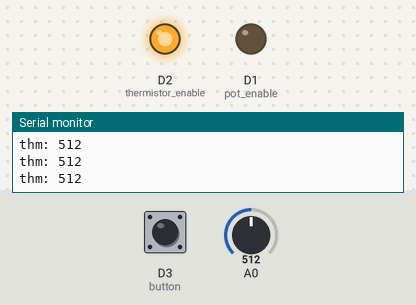
Simulated run of this sketch. Board: ESP8266 (NodeMCU). Shown: output pins drawn as LEDs (lit = HIGH), the last lines printed to the serial monitor. The inputs (shaded band) are chosen by the test bench; at power-on: D3 (button) HIGH, A0 = 512.

Above: at 1.2 s.
1.3 s: D3 (button) pulled LOW for 0.15 s
At 1.4 s:
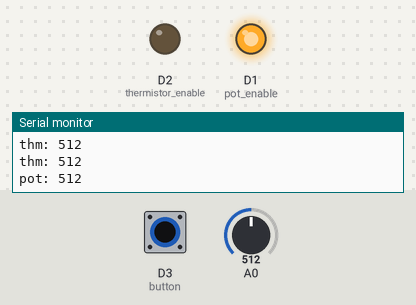
3.0 s: D3 (button) pulled LOW for 3.2 s
At 6.9 s:
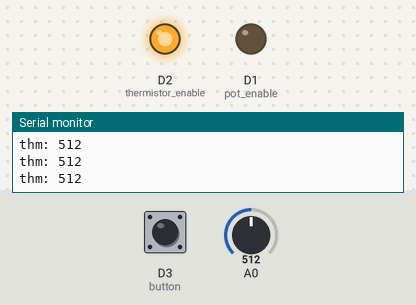
Timing chart, 0 to 8.4 s (numbered marks = the images above; inputs shaded):
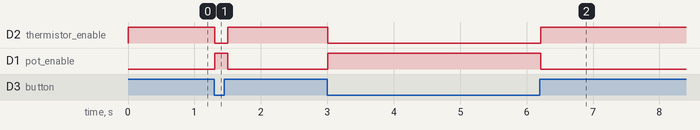

The sketch:

AnalogMultiplexTest.ino
```cpp
const unsigned int pot_enable = D1;
const unsigned int thermistor_enable = D2;
const unsigned int button = D3;

void setup() {
  Serial.begin(115200);
  pinMode(thermistor_enable, OUTPUT);
  pinMode(pot_enable, OUTPUT);
  pinMode(button, INPUT_PULLUP);
  digitalWrite(thermistor_enable, LOW);
  digitalWrite(pot_enable, LOW);
}

void loop() {
  unsigned int r = analogRead(A0);

  if (!digitalRead(button)) {
    digitalWrite(pot_enable, HIGH);
    digitalWrite(thermistor_enable, LOW);
    Serial.print("pot: ");
  }
  else {
    digitalWrite(pot_enable, LOW);
    digitalWrite(thermistor_enable, HIGH);
    Serial.print("thm: ");
  }

  Serial.println(r);
  delay(100);
}
```

Measured:
- after the input at 1.3 s, D2 (thermistor_enable): HIGH → LOW at once, → HIGH 0.20 s later; D1 (pot_enable): LOW → HIGH at once, → LOW 0.20 s later
- after the input at 3.0 s, D2 (thermistor_enable): HIGH → LOW at once, → HIGH 3.2 s later; D1 (pot_enable): LOW → HIGH at once, → LOW 3.2 s later
